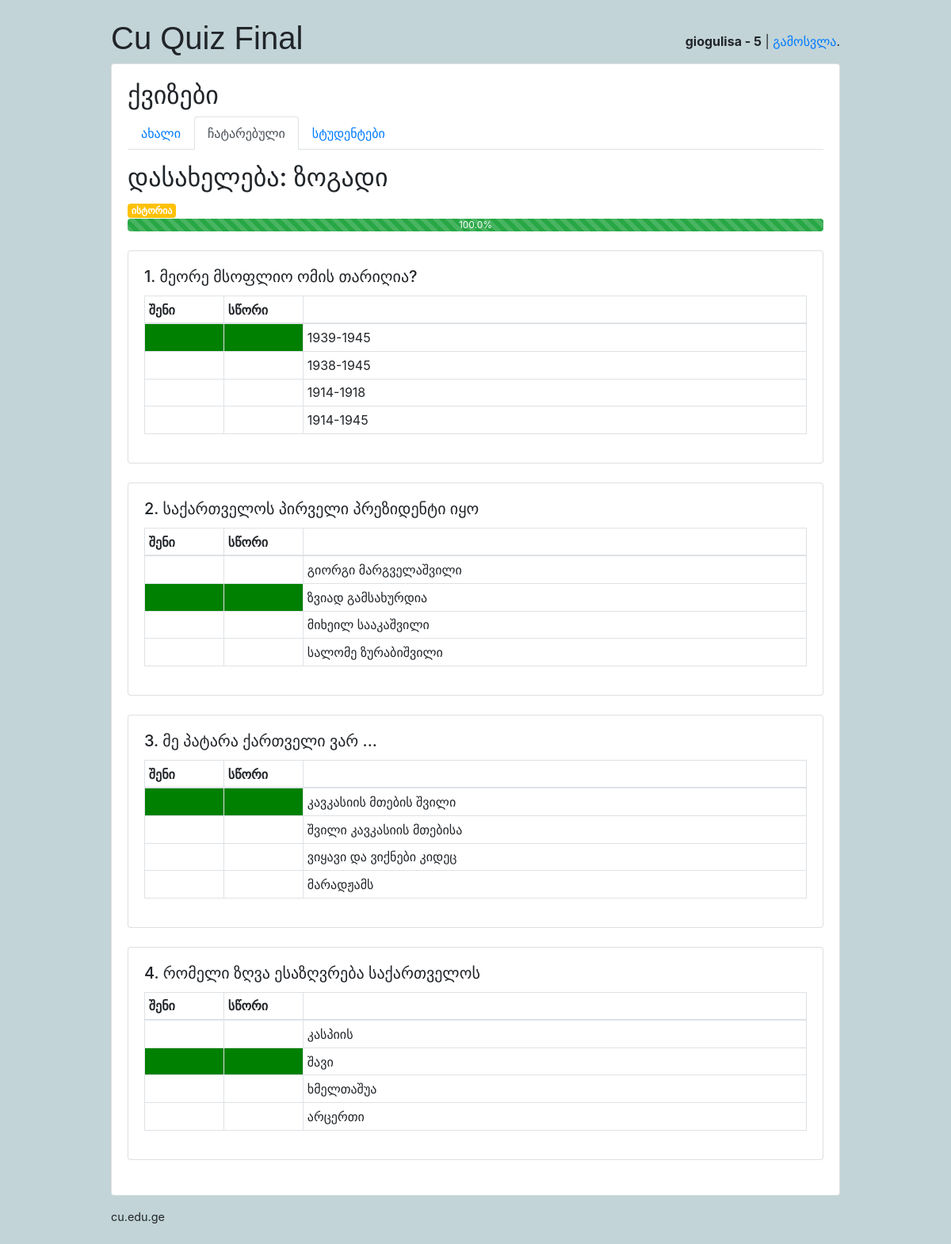
The app's page /students/quiz/1/studentresults/ (signed in) with its own data.
### classroom/models.py (models this page shows, shortened)
class User(AbstractUser):
    is_student = models.BooleanField(default=False)
    is_teacher = models.BooleanField(default=False)
    username = models.CharField(error_messages={'unique': 'მომხმარებლის სახელი დაკავებულია.'}, max_length=150, unique=True, verbose_name='მომხმარებლის სახელი')

class Student(models.Model):
    user = models.OneToOneField(User, on_delete=models.CASCADE, primary_key=True)
    quizzes = models.ManyToManyField(Quiz, through='TakenQuiz')
    interests = models.ManyToManyField(Subject, related_name='interested_students')
    score = models.IntegerField(default=0)

class Quiz(models.Model):
    owner = models.ForeignKey(User, on_delete=models.CASCADE, related_name='quizzes')
    name = models.CharField("დასახელება", max_length=255)
    subject = models.ForeignKey(Subject, on_delete=models.CASCADE, verbose_name=u'საგანი',
                                related_name='quizzes')

class Subject(models.Model):
    name = models.CharField(max_length=30)
    color = models.CharField(max_length=7, default='#007bff')
    def get_html_badge(self):
        name = escape(self.name)
        color = escape(self.color)
        html = '<span class="badge badge-primary" style="background-color: %s">%s</span>' % (color, name)
        return mark_safe(html)

class TakenQuiz(models.Model):
    student = models.ForeignKey(Student, on_delete=models.CASCADE, related_name='taken_quizzes')
    quiz = models.ForeignKey(Quiz, on_delete=models.CASCADE, related_name='taken_quizzes')
    score = models.IntegerField()
    percentage = models.FloatField()
    date = models.DateTimeField(auto_now_add=True)

class Question(models.Model):
    quiz = models.ForeignKey(Quiz, on_delete=models.CASCADE, related_name='questions')
    text = models.TextField('Question')

class Answer(models.Model):
    question = models.ForeignKey(Question, on_delete=models.CASCADE, related_name='answers')
    text = models.CharField('Answer', max_length=255)
    is_correct = models.BooleanField('Correct answer', default=False)

### classroom/views/students.py (the view)
# urls.py: path('quiz/<int:pk>/studentresults/', students.QuizResultsView.as_view(),
@method_decorator([login_required, student_required], name='dispatch')
class QuizResultsView(View):
    template_name = 'classroom/students/quiz_result.html'
    def get(self, request, *args, **kwargs):
        quiz = Quiz.objects.get(id=kwargs['pk'])
        taken_quiz = TakenQuiz.objects.filter(student=request.user.student, quiz=quiz)
        if not taken_quiz:
            """
            რომ არ ნახოს სტუდენტმა პასუხები ქვიზში მონაწილეობის გარეშე
            """
            return render(request, '404.html')
        questions = Question.objects.filter(quiz=quiz)
        return render(request, self.template_name, {'questions': questions,
                                                    'quiz': quiz, 'percentage': taken_quiz[0].percentage})

### classroom/templatetags/quiz_extras.py (called while the page is built)
@register.simple_tag
def marked_answer(user, opt):
    studentanswer = StudentAnswer.objects.filter(student=user.student, answer=opt)
    if studentanswer:
        if opt.is_correct:
            return 'correct'
        return 'wrong'
    return ''

### classroom/templates/classroom/students/quiz_result.html
{% extends 'base.html' %}
{% load quiz_extras %}
{% block content %}
{% include 'classroom/students/_header.html' with active='taken' %}
<h2>დასახელება: {{quiz.name}}</h2>
{{ quiz.subject.get_html_badge }}
<div class="progress">
  <div class="progress-bar progress-bar-striped bg-success" role="progressbar" style="width: {{percentage}}%" aria-valuenow="{{percentage}}" aria-valuemin="0" aria-valuemax="100">{{percentage}}%</div>
</div><br>
{% for question in questions %}
<div class="card">
  <div class="card-body">
    <h5 class="card-title">{{forloop.counter}}. {{question.text}}</h5>
    <table class="table table-bordered table-sm">
      <thead><tr><th>შენი</th><th>სწორი</th><th></th></tr></thead>
      <tbody>
        {% for opt in question.answers.all %}
        {% marked_answer user opt as opt_marked %}
        <tr>
          <td style="width: 100px;{% if opt_marked == 'correct' %} background:green{% elif opt_marked == 'wrong' %} background:red{% endif %}"> </td>
          <td style="width: 100px;{% if opt.is_correct %} background:green{% endif %}"></td>
          <td>{{opt.text}}</td>
        </tr>
        {% endfor %}
      </tbody>
    </table>
  </div>
</div>
<br>
{% endfor %}
{% endblock %}

### templates/base.html (shortened to what this page needs)
{% load static %}<!doctype html>
<html lang="en">
  <head>
    <link rel="stylesheet" href="{% static 'css/bootstrap.min.css' %}">
    <link rel="stylesheet" type="text/css" href="{% static 'css/app.css' %}">
    {% if user.is_authenticated and user.is_teacher %}
      <link rel="stylesheet" type="text/css" href="{% static 'css/teachers.css' %}">
    {% else %}
      <link rel="stylesheet" type="text/css" href="{% static 'css/students.css' %}">
    {% endif %}
  </head>
  <body>
    <div class="container my-4">
      <div class="row justify-content-center">
        <div class="col-md-10 col-sm-12">
          <div class="row">
            <div class="col-6">
              <h1 class="logo">
                <a href="{% url 'home' %}">
                  Cu Quiz Final
                </a>
              </h1>
            </div>
            <div class="col-6 text-right">
              {% if user.is_authenticated %}
                <p class="pt-3"><strong>{{ user.username }}{% if user.is_student %} - {{user.student.score}}{% endif %}</strong> | <a href="{% url 'logout' %}">გამოსვლა</a>.</p>
              {% else %}
                <a href="{% url 'login' %}" class="btn btn-light" role="button">შესვლა</a>
                <a href="{% url 'signup' %}" class="btn btn-primary" role="button">რეგისტრაცია</a>
              {% endif %}
            </div>
          </div>
          <div class="card mb-3">
            <div class="card-body">
              {% block content %}
              {% endblock %}
            </div>
          </div>
          <footer>
            <a href="https://cu.edu.ge">cu.edu.ge</a>
          </footer>
        </div>
      </div>
    </div>
  </body>
</html>

### static/css/app.css (style rules this page uses)
.logo { font-family: 'Muli', sans-serif; }
.logo a { color: #212529; text-decoration: none; }
footer { font-size: .9rem; }
footer a { color: #212529; }

### static/css/students.css (style rules this page uses)
body { background-color: #c2d4d8; }

### records on screen
User: username "giogulisa", student.score "5"
Quiz: name "ზოგადი", subject.get_html_badge "ისტორია"
TakenQuiz: percentage "100.0"
Question: text "მეორე მსოფლიო ომის თარიღია?"
Answer: is_correct True (drawn), text "1939-1945"
Answer: is_correct False (drawn), text "1938-1945"
Answer: is_correct False (drawn), text "1914-1918"
Answer: is_correct False (drawn), text "1914-1945"
Question: text "საქართველოს პირველი პრეზიდენტი იყო"
Answer: is_correct False (drawn), text "გიორგი მარგველაშვილი"
Answer: is_correct True (drawn), text "ზვიად გამსახურდია"
Answer: is_correct False (drawn), text "მიხეილ სააკაშვილი"
Answer: is_correct False (drawn), text "სალომე ზურაბიშვილი"
Question: text "მე პატარა ქართველი ვარ ..."
Answer: is_correct True (drawn), text "კავკასიის მთების შვილი"
Answer: is_correct False (drawn), text "შვილი კავკასიის მთებისა"
Answer: is_correct False (drawn), text "ვიყავი და ვიქნები კიდეც"
Answer: is_correct False (drawn), text "მარადჟამს"
Question: text "რომელი ზღვა ესაზღვრება საქართველოს"
Answer: is_correct False (drawn), text "კასპიის"
Answer: is_correct True (drawn), text "შავი"
Answer: is_correct False (drawn), text "ხმელთაშუა"
Answer: is_correct False (drawn), text "არცერთი"
